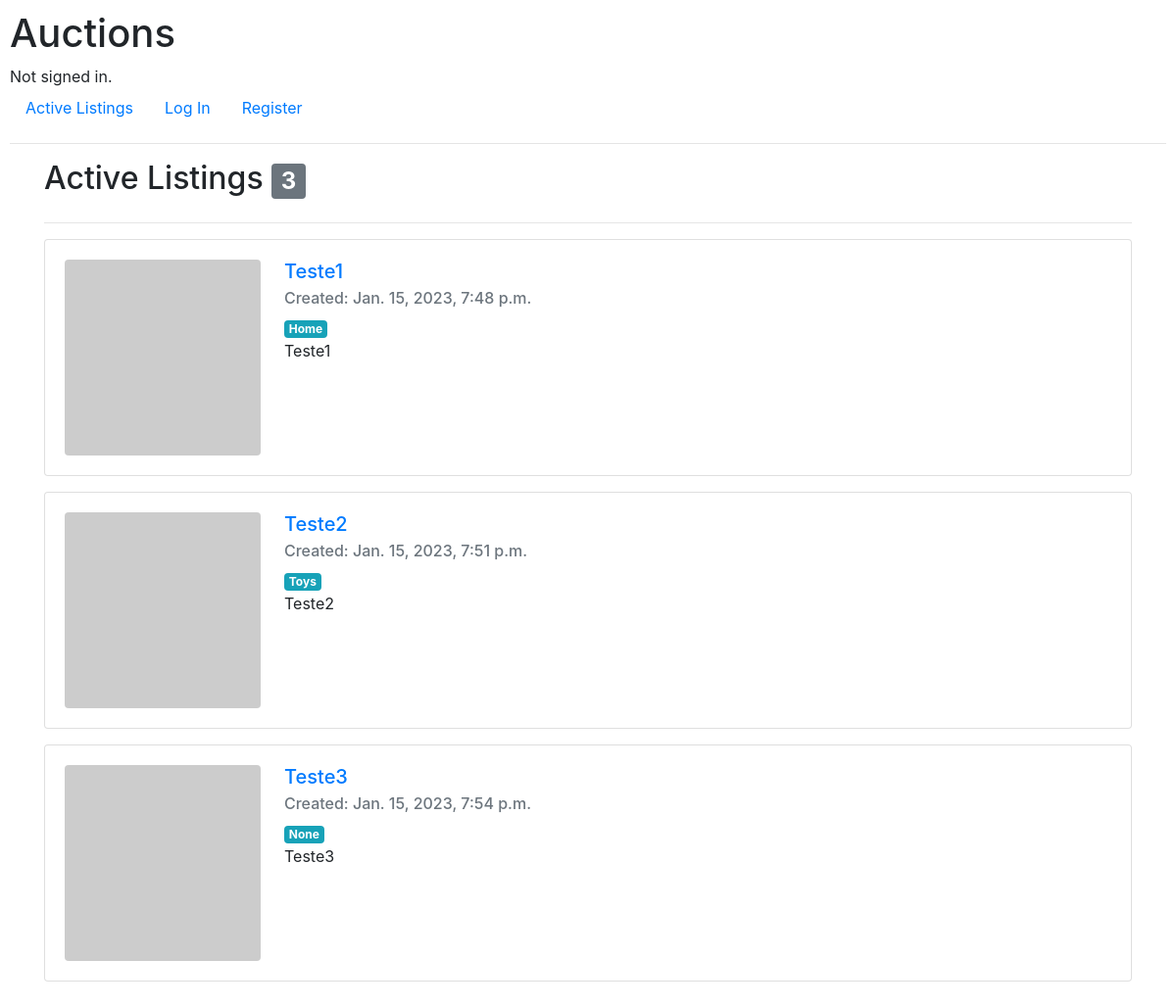
The app's page /, older data.
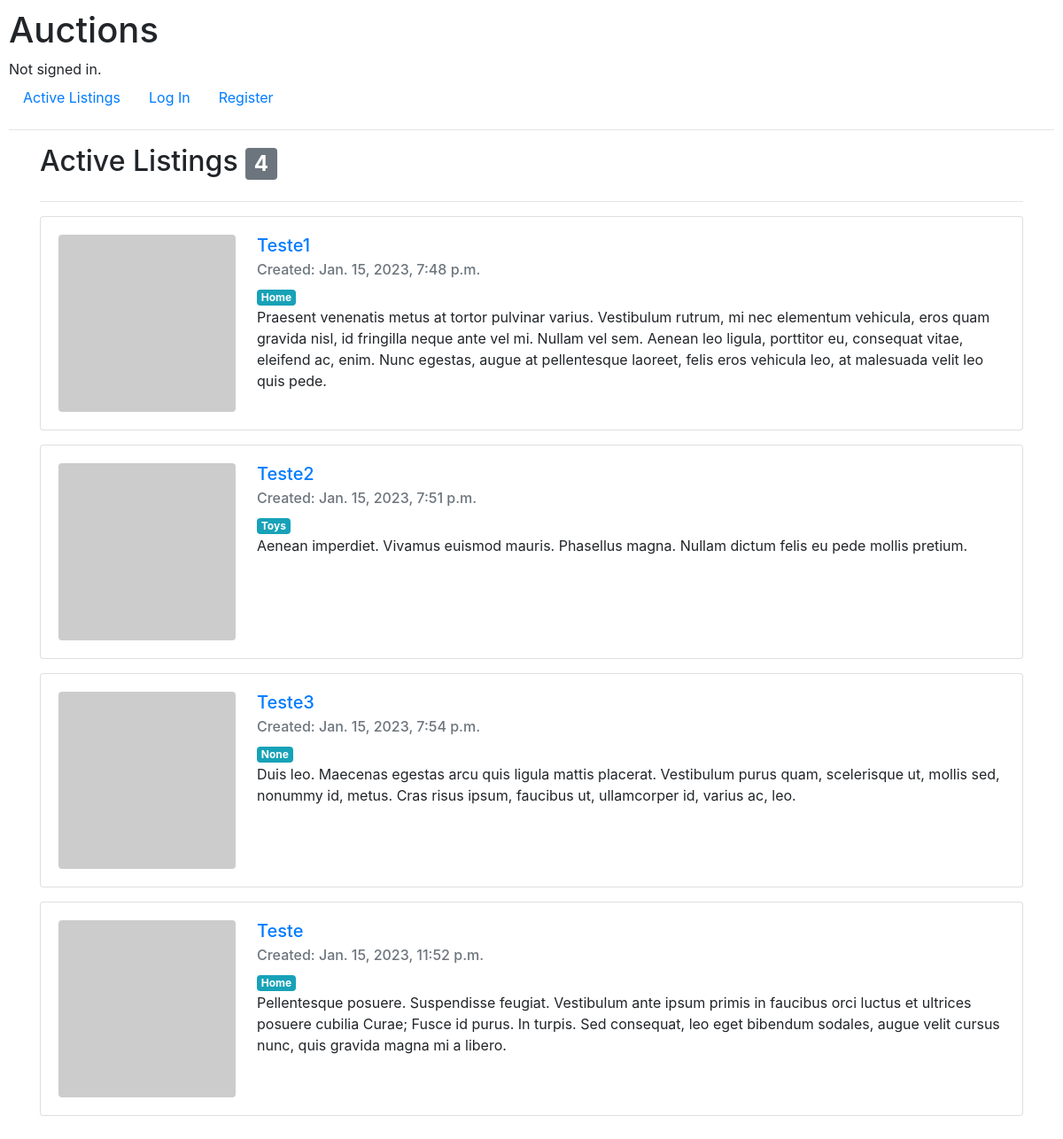
The same page, newer data.
### auctions/models.py (models this page shows, shortened)
class Listing(models.Model):
    user = models.ForeignKey(to=User, on_delete=models.PROTECT)
    title = models.CharField(max_length=50)
    description = models.TextField()
    category = models.ForeignKey(to=Category, on_delete=models.PROTECT, blank=True, null=True)
    image = models.URLField(blank=True, null=True)
    starting_price = models.DecimalField(max_digits=20, decimal_places=2)
    date_created = models.DateTimeField(auto_now_add=True)
    is_active = models.BooleanField(default=True)

class Category(models.Model):
    name = models.CharField(max_length=50, unique=True)
    def __str__(self) -> str:
        return self.name
    class Meta:
        verbose_name_plural = "Categories"

### auctions/views.py (the view)
# urls.py: path("", views.index, name="index"),
def index(request):
    listings = Listing.objects.filter(is_active=True)
    return render(request, "auctions/index.html", context={
        "listings": listings,
    })

### auctions/templates/auctions/index.html
{% extends "auctions/layout.html" %}
{% block body %}
    <div class="container">
        <div class="row">
            <div class="col">
                <h2>Active Listings <span class="badge badge-secondary">{{ listings|length }}</span></h2>
            </div>
        </div>
        <hr>
        <div class="row">
            <div class="col">
            {% for listing in listings %}
                <div class="card mb-3">
                    <div class="card-body">
                        <img src="{{ listing.image|default:'https://dummyimage.com/200x200/404040/ffffff.jpg&text=No+Image' }}" class="img-fluid rounded float-left mr-4" style="width: 200px; height: 200px;" alt="Teste">
                        <h5 class="card-title">
                            <a href="{% url 'listing_detail' listing.id %}">{{ listing.title }}</a>
                        </h5>
                        <h6 class="card-subtitle mb-2 text-muted">Created: {{ listing.date_created }}</h6>
                        <span class="badge badge-info">{{ listing.category }}</span>
                        <p class="card-text">{{ listing.description }}</p>
                    </div>
                </div>
            {% empty %}
                Sorry, no listing.
            {% endfor %}
            </div>
        </div>
    </div>
{% endblock %}

### auctions/templates/auctions/layout.html (shortened to what this page needs)
{% load static %}
<!DOCTYPE html>
<html lang="en">
    <head>
        <link rel="stylesheet" href="https://stackpath.bootstrapcdn.com/bootstrap/4.4.1/css/bootstrap.min.css">
        <link href="{% static 'auctions/styles.css' %}" rel="stylesheet">
    </head>
    <body>
        <h1>Auctions</h1>
        <div>
            {% if user.is_authenticated %}
                Signed in as <strong>{{ user.username }}</strong>.
            {% else %}
                Not signed in.
            {% endif %}
        </div>
        <ul class="nav">
            <li class="nav-item">
                <a class="nav-link" href="{% url 'index' %}">Active Listings</a>
            </li>
            {% if user.is_authenticated %}
                <li class="nav-item">
                    <a class="nav-link" href="{% url 'add_listing' %}">Add Listing</a>
                <li class="nav-item">
                    <a class="nav-link" href="{% url 'logout' %}">Log Out</a>
                </li>
                </li>
            {% else %}
                <li class="nav-item">
                    <a class="nav-link" href="{% url 'login' %}">Log In</a>
                </li>
                <li class="nav-item">
                    <a class="nav-link" href="{% url 'register' %}">Register</a>
                </li>
            {% endif %}
        </ul>
        <hr>
        {% block body %}
        {% endblock %}
    </body>
</html>

### auctions/static/auctions/styles.css (style rules this page uses)
body { padding: 10px; }

Row changes from the older to the newer data that the page shows:
changed Listing "Teste1": description "Teste1" → "Praesent venenatis metus at tortor pulvinar varius. Vestibulum rutrum, mi nec elementum vehicula, eros quam gravida nisl, id fringilla neque ante vel mi. Nullam vel sem. Aenean leo ligula, porttitor eu, consequat vitae, eleifend ac, enim. Nunc egestas, augue at pellentesque laoreet, felis eros vehicula leo, at malesuada velit leo quis pede."
changed Listing "Teste2": description "Teste2" → "Aenean imperdiet. Vivamus euismod mauris. Phasellus magna. Nullam dictum felis eu pede mollis pretium."
changed Listing "Teste3": description "Teste3" → "Duis leo. Maecenas egestas arcu quis ligula mattis placerat. Vestibulum purus quam, scelerisque ut, mollis sed, nonummy id, metus. Cras risus ipsum, faucibus ut, ullamcorper id, varius ac, leo."
added Listing: title "Teste", date_created "Jan. 15, 2023, 11:52 p.m.", category "Home", description "Pellentesque posuere. Suspendisse feugiat. Vestibulum ante ipsum primis in faucibus orci luctus et ultrices posuere cubilia Curae; Fusce id purus. In turpis. Sed consequat, leo eget bibendum sodales, augue velit cursus nunc, quis gravida magna mi a libero."
Text that changed along with them:
{{ listings|length }}: "3" → "4"
